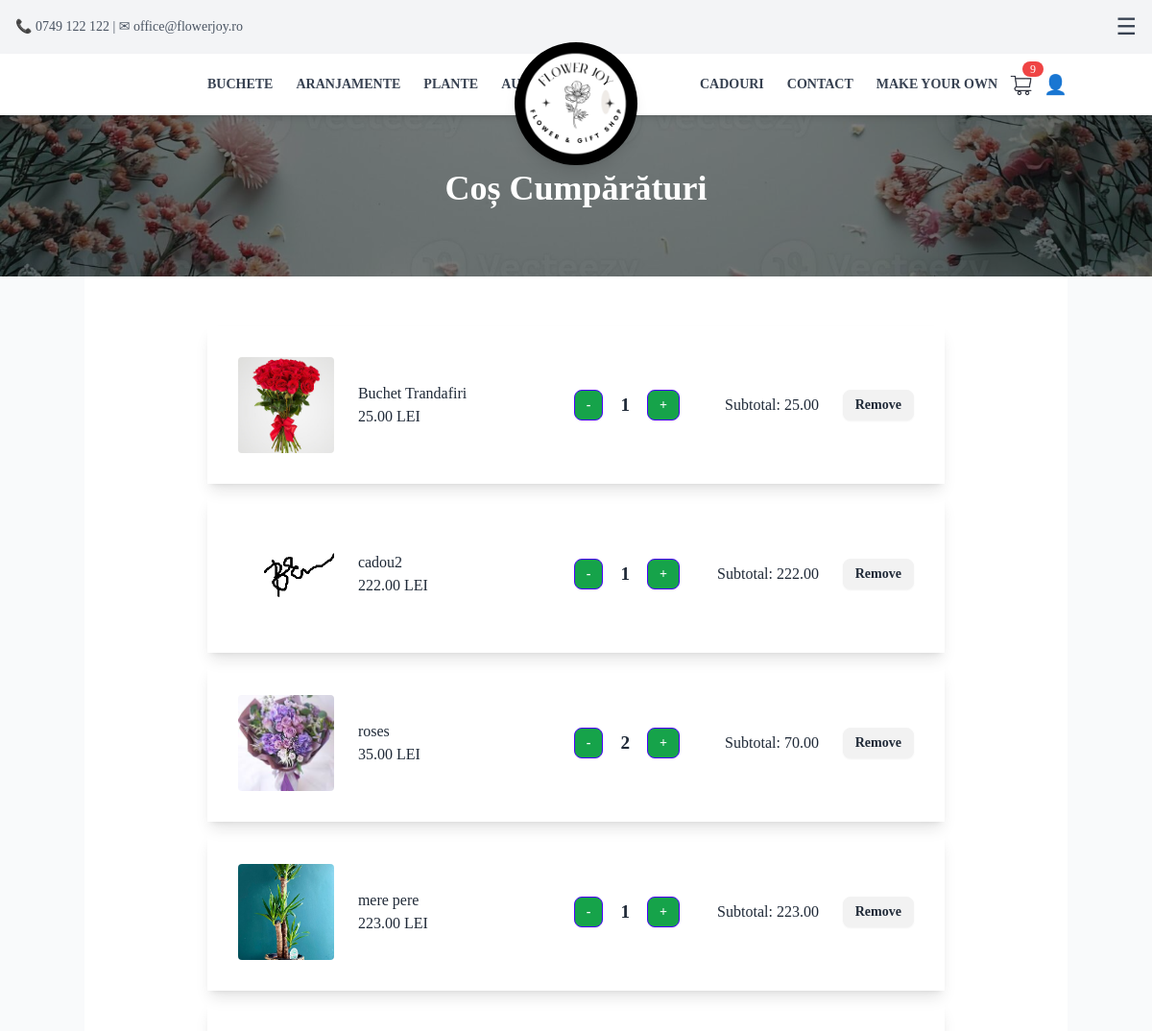
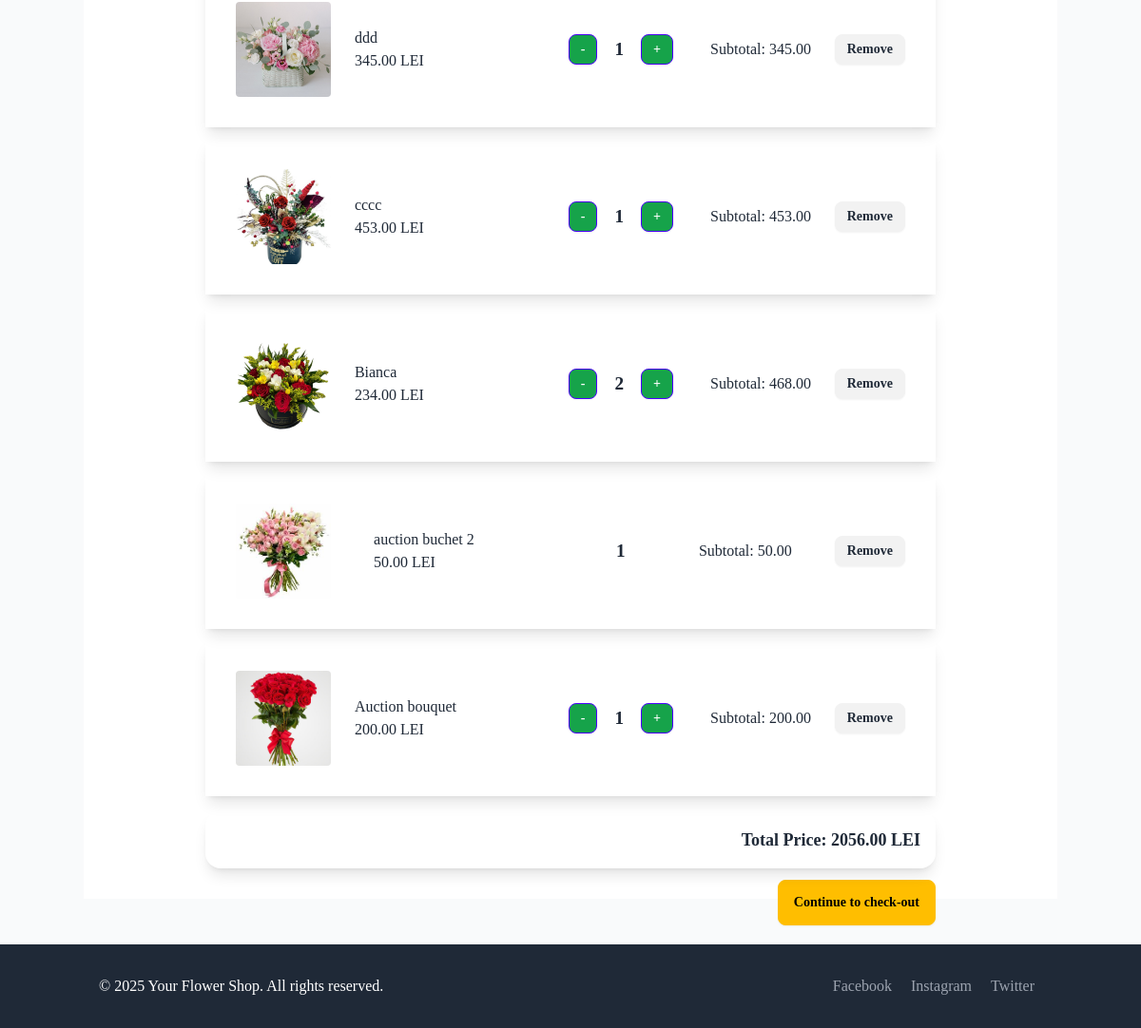
/cart/, run on an earlier commit of the app's database (2 pictures, top to bottom).
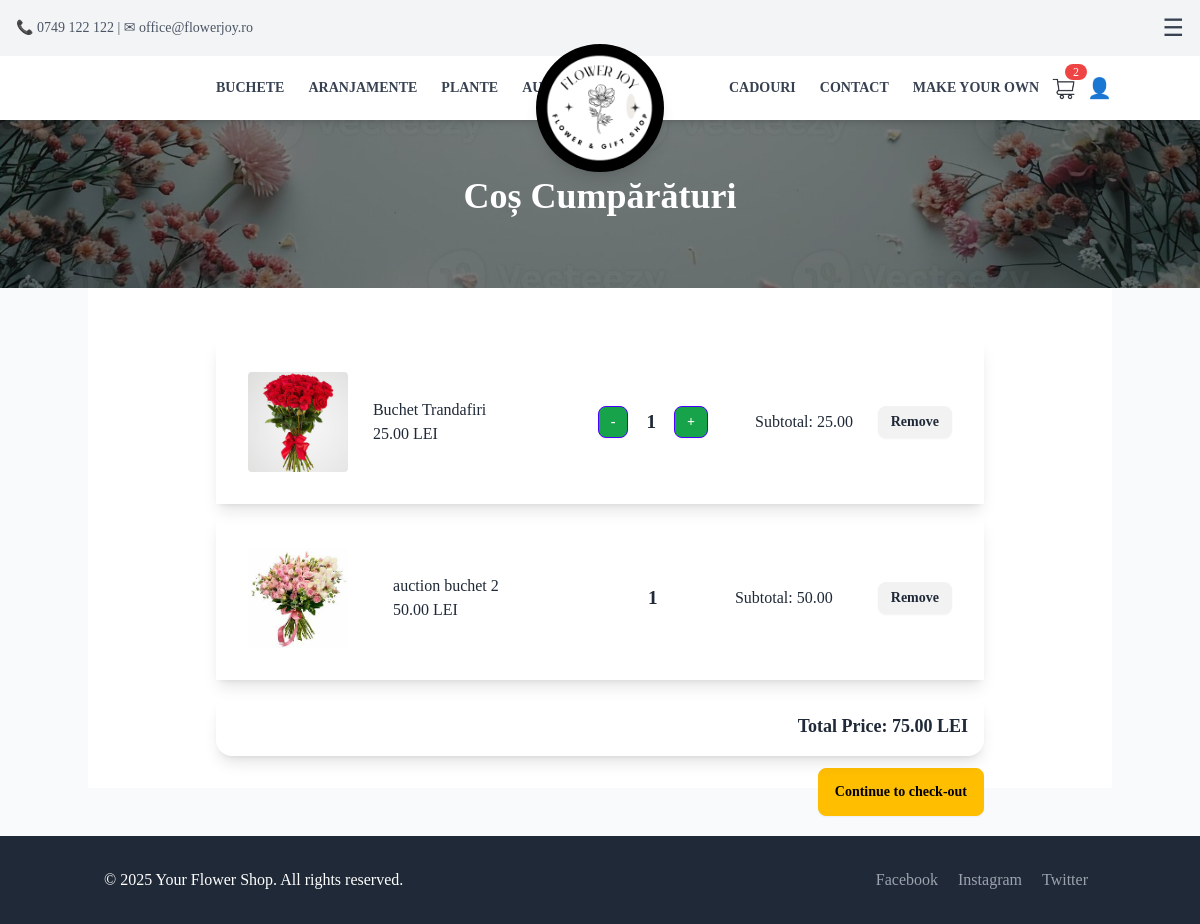
And on a later commit of the database.
### App/models.py (models this page shows, shortened)
class CartItem(models.Model):
    user = models.ForeignKey(User, on_delete=models.CASCADE, null=True, blank=True)
    session_id = models.CharField(max_length=255, null=True, blank=True) # Store session ID for anonymous users
    product = models.ForeignKey(Product, on_delete=models.CASCADE)
    quantity = models.PositiveIntegerField(default=1)
    def total_price(self):
        return self.product.price * self.quantity

class Product(models.Model):
    name = models.CharField(max_length=100, null=False, blank=False)
    description = models.TextField()
    category = models.CharField(
        max_length=100,
        choices=[
            ("buchete", "buchete"),
            ("plante", "plante"),
            ("aranjamente", "aranjamente"),
            ("Accessories", "Accessories"),
            ("Gifts", "Gifts"),
            ("CustomBouquet", "CustomBouquet"),
        ],
        default="General"
    )
    price = models.DecimalField(max_digits=10, decimal_places=2, null=False, blank=False)
    image = models.ImageField(upload_to="Pictures/", null=False, blank=False)
    created_at = models.DateTimeField(auto_now_add=True, null=False, blank=False)
    is_custom = models.BooleanField(default=False)
    in_store = models.BooleanField(default=False)
    auction_manual = models.BooleanField(default=False)
    auction_start_time = models.DateTimeField(null=True, blank=True)
    auction_floor_price = models.DecimalField(max_digits=10, decimal_places=2, default=10)
    auction_interval_minutes = models.PositiveIntegerField(default=60)
    auction_drop_amount = models.DecimalField(max_digits=6, decimal_places=2, default=5)
    before_auction_price = models.DecimalField(max_digits=10, decimal_places=2, null=False, blank=False, default=0.00)  # Store the price before auction
    bid_submited = models.BooleanField(default=False)  # Track if a bid has been submitted
    number_of_purcheses = models.PositiveIntegerField(default=0)  # Track the number of purchases

### App/views.py (the view)
# urls.py: path('cart/', cart_view, name='cart'),
def cart_view(request):
    if request.user.is_authenticated:
        cart_items = CartItem.objects.filter(user=request.user)
    else:
        session_id = request.session.session_key
        if not session_id:
            request.session.create()
            session_id = request.session.session_key
        cart_items = CartItem.objects.filter(session_id=session_id)
    total_price = sum(item.total_price() for item in cart_items)
    context = {
        'cart_items': cart_items,
        'total_price': total_price
    }
    return render(request, 'cart.html', context)

### App/templates/partials/cart.html (shortened to what this page needs)
{% extends 'base.html' %}
{% block content %}
<section class="relative w-full h-72 bg-cover bg-center" style="background-image: url('/static/bannerCart.jpg');">
    <div class="container mx-auto px-4 py-16 relative z-10 text-white">
        <h1 class="text-4xl font-bold text-center mt-28">Coș Cumpărături</h1>
    </div>
</section>
<div class="container mx-auto px-4 py-8 bg-white">
    {% if cart_items %}
    <div class="container mt-5 max-w-3xl mx-auto">
        {% for cart_item in cart_items %}
        <div id="cart-item-{{ cart_item.id }}" >
            {% include 'partials/cart_item.html' with cart_item=cart_item %}
        </div>
        {% endfor %}
        <div id="total-price-container" class="card shadow-lg p-4 mt-4 text-right">
            <p class="text-lg font-semibold">Total Price: <span id="total-price">{{ total_price }}</span> LEI</p>
        </div>
        <a href=" {% url 'checkout' %} " class="btn btn-warning b-sm mt-3 mb-5 float-right">Continue to check-out</a>
    {% endif %}
    </div>
</div>
{% endblock %}

### App/templates/base.html (shortened to what this page needs)
{% load static %}
<!DOCTYPE html>
<html lang="en">
<head>
    <link href="{% static 'output.css' %}" rel="stylesheet">
    <script src="https://cdn.tailwindcss.com"></script>
    <link href="https://cdn.jsdelivr.net/npm/daisyui@4.10.2/dist/full.css" rel="stylesheet" type="text/css" />
</head>
<body class="bg-gray-50 dark:bg-base-100 font-serif min-h-screen flex flex-col transition-colors duration-300">
    {% include 'partials/navbar.html' %}
    <main class="flex-grow h-full">
        {% block content %}
        {% endblock %}
    </main>
    <footer class="bg-gray-800 text-white py-8">
        <div class="container mx-auto px-4 flex justify-between">
            <p>&copy; 2025 Your Flower Shop. All rights reserved.</p>
            <div>
                <a href="#" class="text-gray-400 mx-2">Facebook</a>
                <a href="#" class="text-gray-400 mx-2">Instagram</a>
                <a href="#" class="text-gray-400 mx-2">Twitter</a>
            </div>
        </div>
    </footer>
</body>

### App/templates/partials/navbar.html (shortened to what this page needs)
<div id="top-bar" class="bg-gray-100 text-gray-600 text-sm py-3 px-4 flex justify-between items-center fixed top-0 left-0 w-full z-30 transition-all duration-300 ease-in-out">
    <div>📞 0749 122 122 | ✉ office@flowerjoy.ro</div>
    <div class="flex gap-3">
        <button class="text-gray-700 text-2xl" id="menu-toggle">☰</button>
    </div>
</div>
 <nav id="main-navbar" class="bg-white shadow-md fixed top-0 left-0 w-full z-40 transition-all duration-300 ease-in-out mt-14">
    <div class="container mx-auto flex justify-between items-center py-4 px-32 pr-0">
        <div class="hidden md:flex gap-6 uppercase text-sm font-semibold text-gray-700">
            <a href="{% url 'products_by_category' category='buchete' %}" class="hover:text-gray-900">Buchete</a>
            <a href="{% url 'products_by_category' category='aranjamente' %}" class="hover:text-gray-900">Aranjamente</a>
            <a href="{% url 'products_by_category' category='plante' %}" class="hover:text-gray-900">Plante</a>
            <a href="/auction/" class="hover:text-gray-900">Auction</a>
        </div>
        <div id="logo" class="absolute left-1/2 transform -translate-x-1/2 top-4 z-50 transition-all duration-300 ease-in-out -translate-y-7">
            <a href="/" class=" w-32 h-32 bg-black rounded-full flex items-center justify-center shadow-lg">
                <img src="/static/Logo.png" alt="Flower Shop Logo" class="w-28 h-28 rounded-full object-cover transition-all duration-300 ease-in-out" id="logo-img">
            </a>
        </div>
        <div class="flex items-center">
            <div class="hidden md:flex gap-6 uppercase text-sm font-semibold text-gray-700">
                <a href="{% url 'products_by_category' category='cadouri' %}" class="hover:text-gray-900">Cadouri</a>
                <a href="{% url 'contact' %}" class="hover:text-gray-900">Contact</a>
                <a href="{% url 'custom_bouquet_builder' %}" class="hover:text-gray-900">Make your own</a>
            </div>
            <div class="flex items-center space-x-4 ml-2">
                <a href="/cart/" id="cart-btn" class="relative">
                    <img src="/static/cartIcon1.png" class="w-8 h-8">
                    {% include "partials/cart_count.html" with cart_count=cart_items.count %}
                </a>
            </div>
            <div class="flex items-center space-x-4 ml-2">
                {% if user.is_authenticated %}
                    <a href="{% url 'logout' %}"
                       class="text-xl hover:text-gray-700"
                       onclick="return confirm('Are you sure you want to log out?');">
                        <img src="/static/logout.png" class="h-7">
                    </a>
                    <span class="text-gray-700 text-sm"> <a href="{% url 'profile' %}">{{ user.username }}</a></span>
                {% else %}
                    <a href="/login_page/" class="text-xl hover:text-gray-700"> 👤 </a>
                {% endif %}
            </div>
        </div>
    </div>
</nav>

### App/templates/partials/cart_count.html
<span id="cart-count" class="absolute -top-2 -right-2 bg-red-500 text-white text-xs px-2 rounded-full"
    hx-swap-oob="true">
    {{ cart_count }}
</span>

### App/templates/partials/cart_item.html
<div id="cart-item-{{ cart_item.id }}" class="card-body mb-3 shadow-lg"" hx-target="this" hx-swap="innerHTML">
    <div class="flex justify-between items-center">
        <div class="center">
            {% if not cart_item.product.is_custom %}
            <a href="{% url 'product_detail' pk=cart_item.product.id %}">
            {% endif %}
                <img src="{{ cart_item.product.image.url }}" class="img-fluid rounded" alt="{{ cart_item.product.name }}" style="width: 100px; height: 100px; object-fit: cover;">
            {% if not cart_item.product.is_custom %}
            </a>
            {% endif %}
        </div>
        <div class="center" style="flex: 1; max-width: 200px; text-align: left; padding-right: 10px;">
            <p class="card-text font-medium truncate" style="margin: 0;">{{ cart_item.product.name }}</p>
            <p class="card-text font-medium" style="margin: 0;">{{ cart_item.product.price }} LEI</p>
        </div>
        <div class="flex items-center space-x-2">
            {% if not cart_item.product.bid_submited %}
            <a href="{% url 'decrement_quantity' product_id=cart_item.product.id %}"
               class="btn btn-primary btn-sm center bg-green-600 text-white"
               hx-get="{% url 'decrement_quantity' product_id=cart_item.product.id %}"
               hx-target="#cart-item-{{ cart_item.id }}"
               hx-swap="outerHTML">-</a>
            {%endif %}
            <div class="center" style="padding: 0 10px; text-align: center;">
                <p class="card-text font-bold text-lg" style="margin: 0; font-size: 1.2rem;">{{ cart_item.quantity }}</p>
            </div>
            {% if not cart_item.product.bid_submited %}
            <a href="{% url 'increment_quantity' product_id=cart_item.product.id %}"
               class="btn btn-primary btn-sm center bg-green-600 text-white"
               hx-get="{% url 'increment_quantity' product_id=cart_item.product.id %}"
               hx-target="#cart-item-{{ cart_item.id }}"
               hx-swap="outerHTML">+</a>
            {%endif %}
        </div>
        <div class="center" style="min-width: 120px; text-align: right;">
            <p class="card-text">Subtotal: {{ cart_item.total_price }}</p>
        </div>
        <div class="center">
            <a href="{% url 'remove_from_cart' product_id=cart_item.product.id %}"
               class="btn btn-danger btn-sm"
               hx-get="{% url 'remove_from_cart' product_id=cart_item.product.id %}"
               hx-target="#cart-item-{{ cart_item.id }}"
               hx-swap="outerHTML">Remove</a>
        </div>
    </div>
</div>

What changed in the data, as far as the page shows it:
removed CartItem: product.image (picture), product.name "cadou2", product.price "222.00", quantity "1", total_price "222.00"
removed CartItem: product.image (picture), product.name "roses", product.price "35.00", quantity "2", total_price "70.00"
removed CartItem: product.image (picture), product.name "mere pere", product.price "223.00", quantity "1", total_price "223.00"
removed CartItem: product.image (picture), product.name "ddd", product.price "345.00", quantity "1", total_price "345.00"
removed CartItem: product.image (picture), product.name "cccc", product.price "453.00", quantity "1", total_price "453.00"
removed CartItem: product.image (picture), product.name "Bianca", product.price "234.00", quantity "2", total_price "468.00"
removed CartItem: product.image (picture), product.name "Auction bouquet", product.price "200.00", quantity "1", total_price "200.00"
Also different on the page:
{{ cart_count }}: "9" → "2"
{{ total_price }}: "2056.00" → "75.00"
